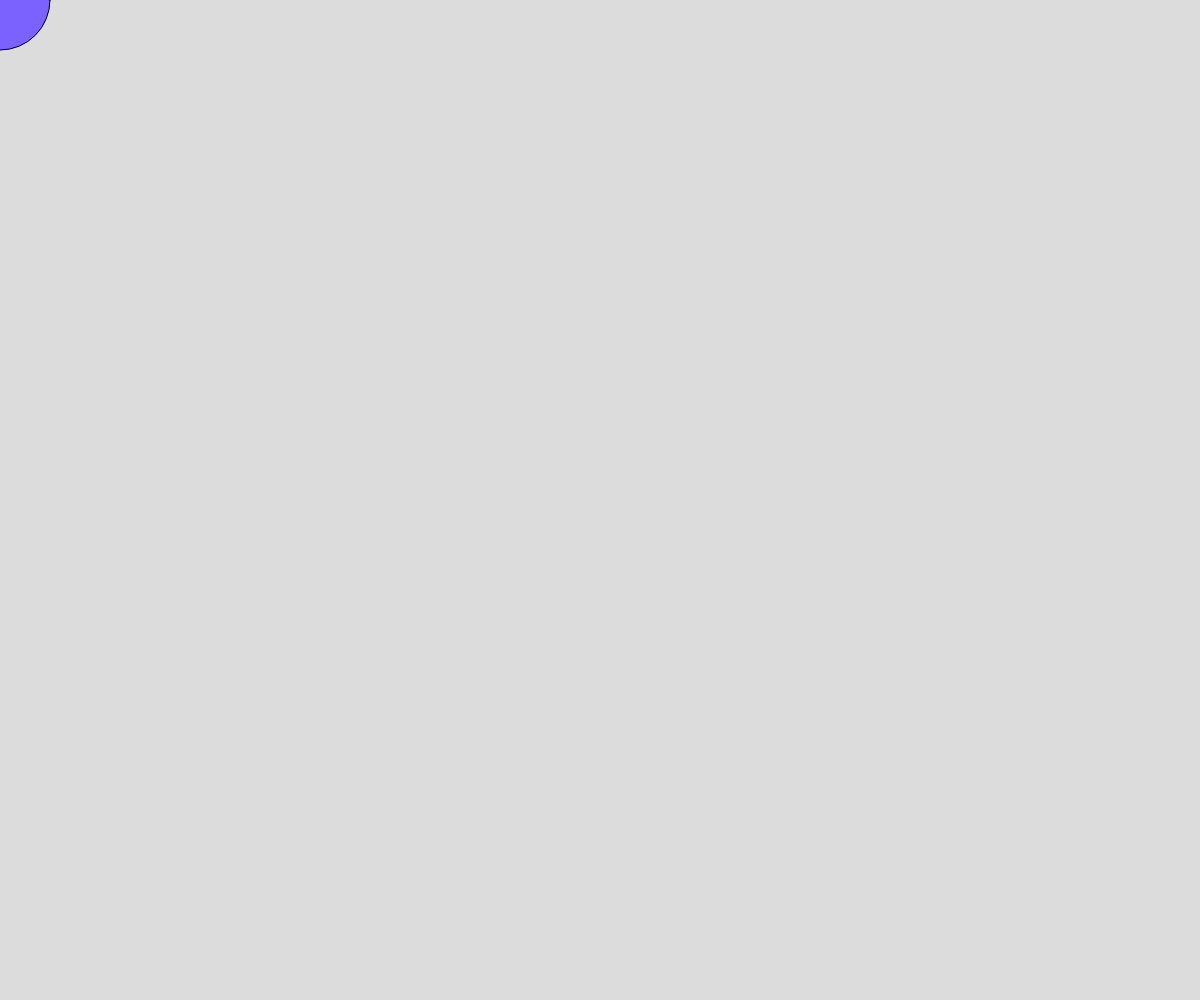
Frame 1 (no input)
Frame 60 (no input): identical to frame 1, image omitted
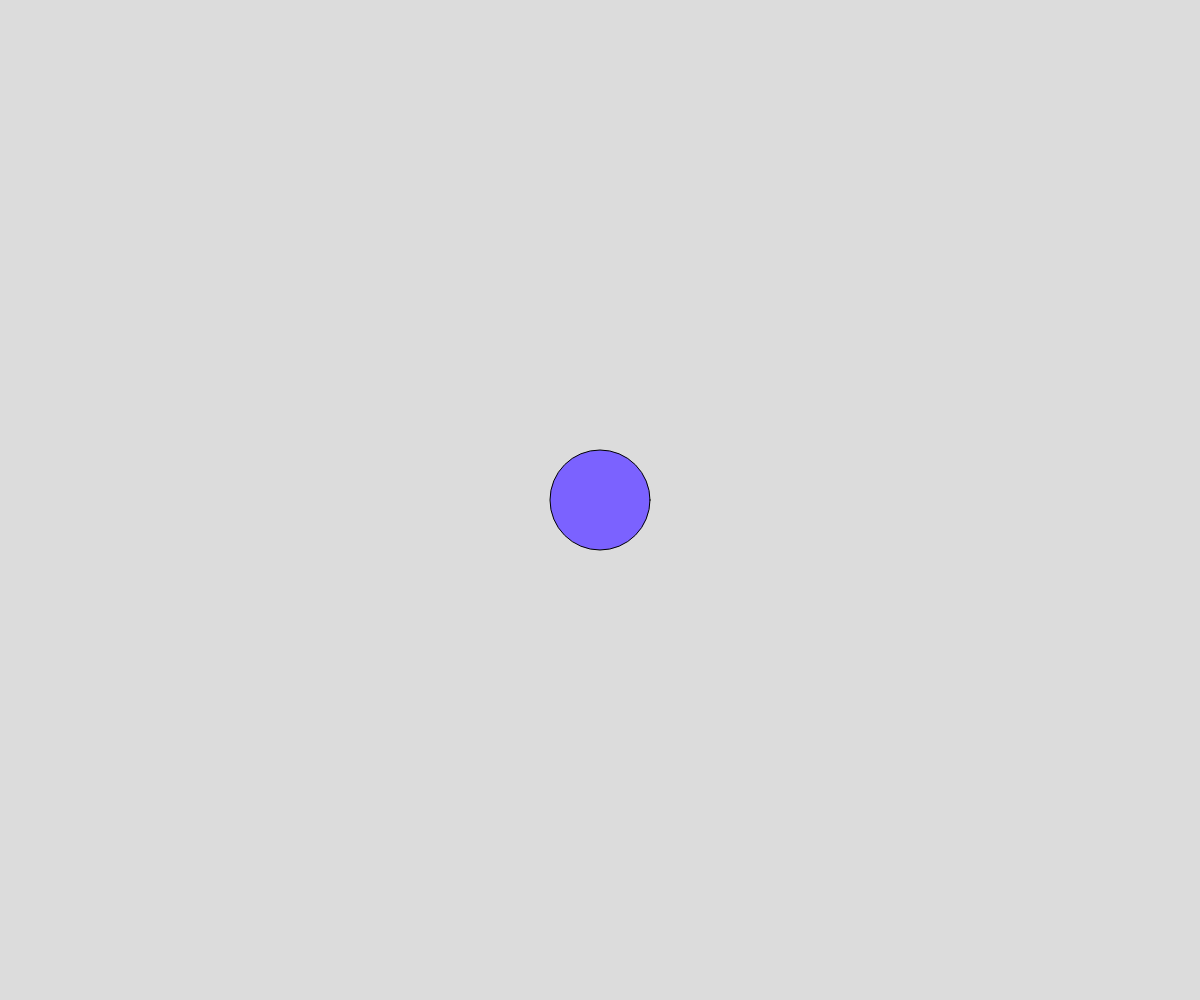
Frame 120 (the mouse pressed at the canvas centre since frame 60)

The p5.js sketch that drew these frames (run headless with seeded random() and noise() and a simulated clock; from frame 60 on, the mouse is pressed at the canvas centre):

// p5.js sketch
// ── sketch.js
// Coordinate Systems and User Events
// Logan
// September 10th, 2025
// A first look at interactive progams with ps.j5

function setup() { // runs ONCE on start
  createCanvas(windowWidth, windowHeight);
  print(windowWidth, windowHeight, width, height)
}

function draw() {// runs OVER and OVER
  // targeting 60 fps
  // Strive to keep draw() clean and tidy
  background(220); // draws a big solid rectangle
  // 0 - black   255 - white
  drawTwoCircles();
}


function drawTwoCircles(){//[ALT][SHIFT][F]
  // Draws 2 circle one at a fixed location 
  // and one at the mouse location

// Draw Order:
// Later a thing is "drawn"(further down is draw())
// the higher it is in the draw stack



  fill(123, 98, 255);// colors are a bit like
                    // picking up a marker or...
                    // using a paintbrush with paint
  // R G B
  circle(mouseX, mouseY, 100);

  fill(255, 0, 0);
  circle(width/2, height/2)
}
